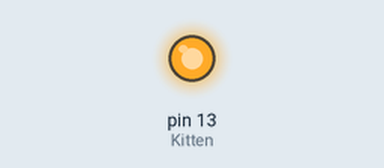
Simulated run of this sketch. Board: Arduino Uno, built with avr-gcc and run on an emulated ATmega328P. Shown: output pins drawn as LEDs (lit = HIGH).

Above: at 0.1 s.
Timing chart, 0 to 1.6 s (numbered marks = the images above):
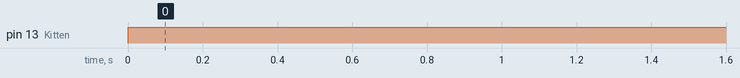

The sketch:

Red-Light.ino
```cpp
const int Kitten = 13;

void setup() {
  // put your setup code here, to run once:
  pinMode(Kitten, OUTPUT);
}

void loop() {
  // put your main code here, to run repeatedly:
  digitalWrite(Kitten, HIGH);
}
```

Measured:
- by itself, pin 13 (Kitten): LOW → HIGH at 0.00 s
